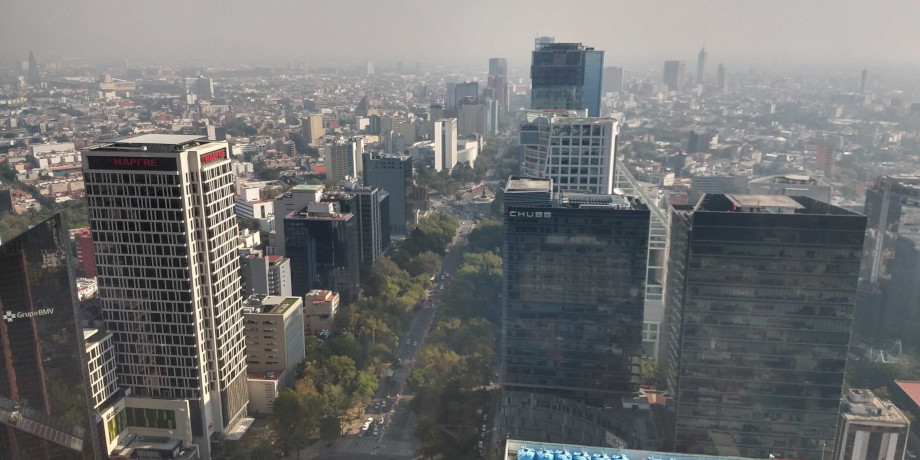
#> input picture Sesion-08/Reto-01/mexicocity.jpg, 920 x 460 px
$ jupyter execute Reto01.ipynb
#> lines starting #> are read from the running program, lines starting #| are printed output that depends on the picture
# Reto 01
## Dr. Antonio Arista Jalife.

En este reto deberás mezclar los canales rojo, verde y azul: Muestra la mezcla de los canales rojo-verde, rojo-azul, y verde-azul. ¿Que observas de interesante?

[cell 1]
import cv2
import numpy as np
from matplotlib import pyplot as plt

imageOpenCV = cv2.imread("mexicocity.jpg", cv2.IMREAD_COLOR)
#> imageOpenCV is the input picture: shape (460, 920, 3); mean B, G, R 111.8, 111.9, 111.4
imagen = cv2.cvtColor(imageOpenCV, cv2.COLOR_BGR2RGB)

Separamos los tres canales de color y generamos un canal "apagado" con ceros.

[cell 2]
canal_rojo = imagen[:,:,0]
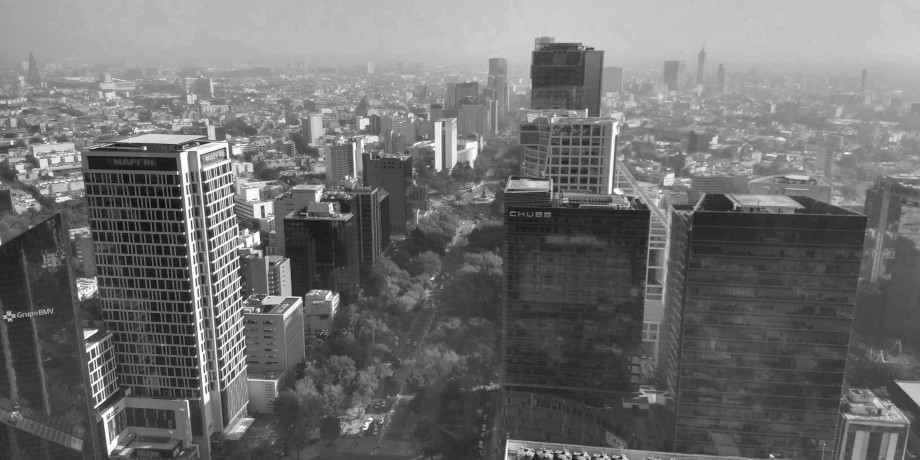
#> canal_rojo: shape (460, 920); min 10, max 255, mean 111.4
canal_verde = imagen[:,:,1]
canal_azul = imagen[:,:,2]
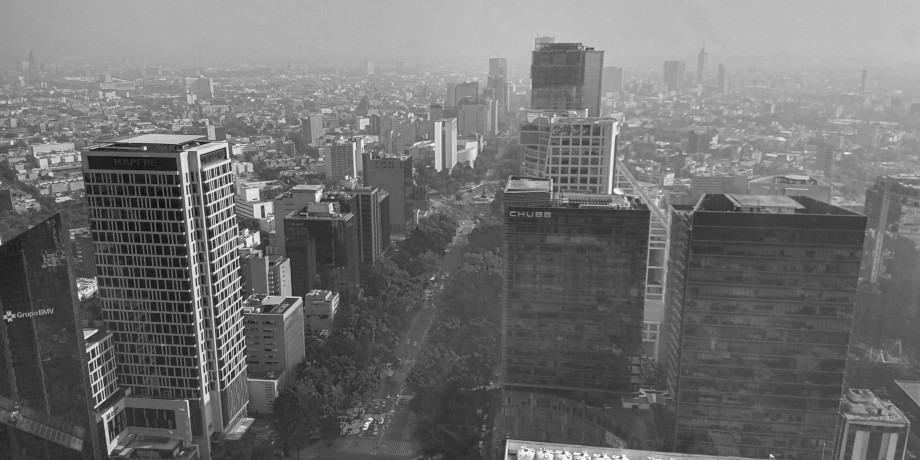
#> canal_azul: shape (460, 920); min 10, max 255, mean 111.8

#Volveremos los canales que ignoramos a 0.
canalApagado = np.zeros_like(canal_rojo)

### Canal Rojo y Verde

[cell 3]
img_canal_rojoverde = np.dstack((canal_rojo, canal_verde, canalApagado))
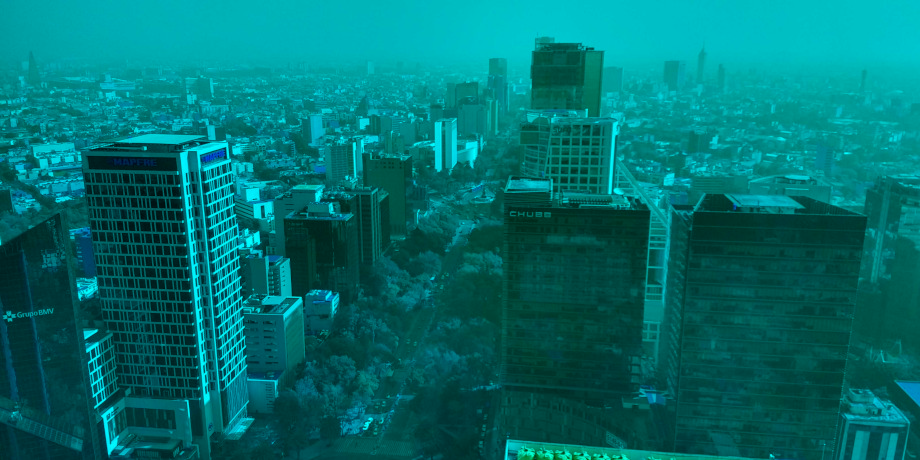
#> img_canal_rojoverde: shape (460, 920, 3); mean of channels 0, 1, 2 111.4, 111.9, 0; drawn as B, G, R
print(img_canal_rojoverde.shape)
#| (460, 920, 3)
plt.figure(figsize=(40,40))
plt.imshow(img_canal_rojoverde)

### Canal Rojo y Azul

[cell 4]
img_canal_rojoazul = np.dstack((canal_rojo, canalApagado, canal_azul))
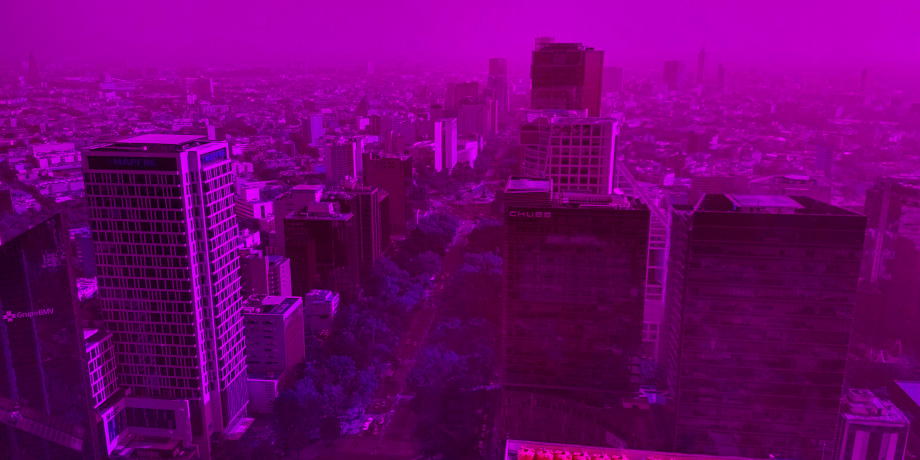
#> img_canal_rojoazul: shape (460, 920, 3); mean of channels 0, 1, 2 111.4, 0, 111.8; drawn as B, G, R
print(img_canal_rojoazul.shape)
#| (460, 920, 3)
plt.figure(figsize=(40,40))
plt.imshow(img_canal_rojoazul)

### Canal Verde y Azul

[cell 5]
img_canal_verdeazul = np.dstack((canalApagado, canal_verde, canal_azul))
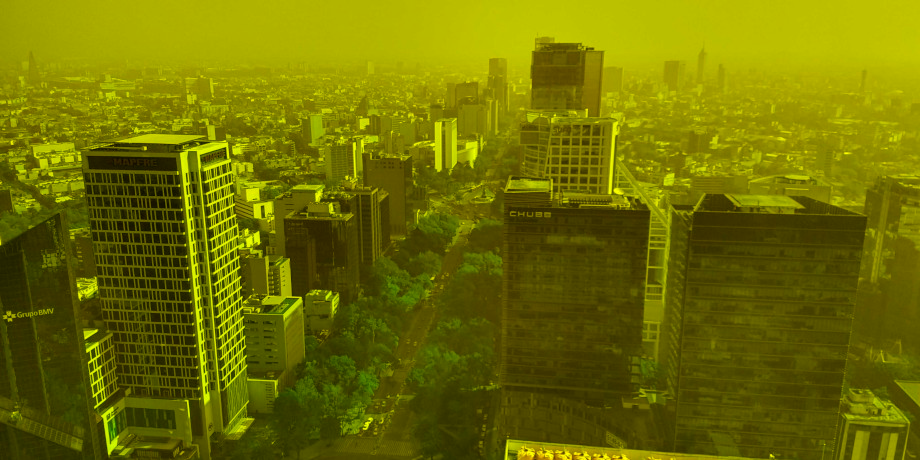
#> img_canal_verdeazul: shape (460, 920, 3); mean of channels 0, 1, 2 0, 111.9, 111.8; drawn as B, G, R
print(img_canal_verdeazul.shape)
#| (460, 920, 3)
plt.figure(figsize=(40,40))
plt.imshow(img_canal_verdeazul)
